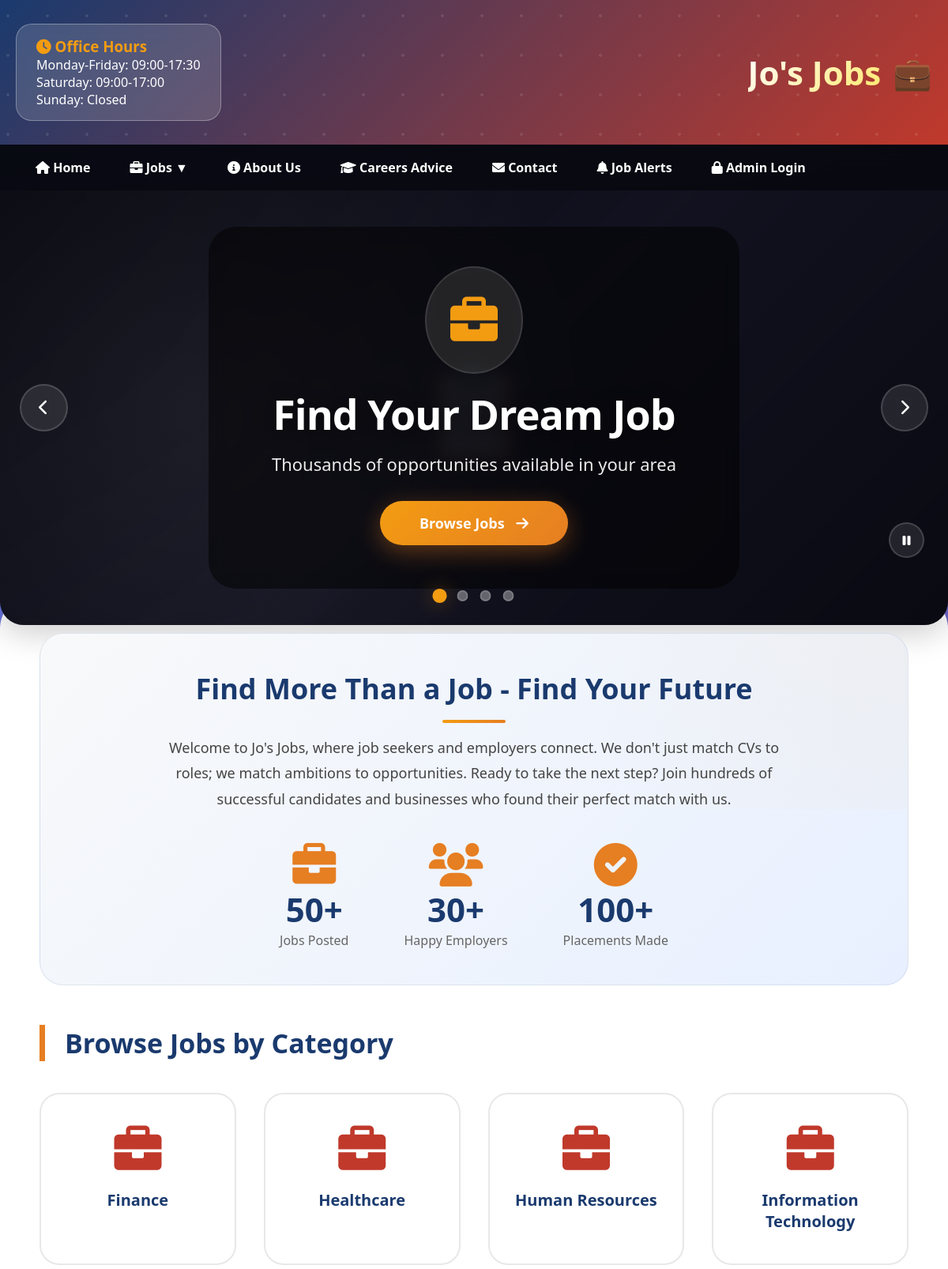
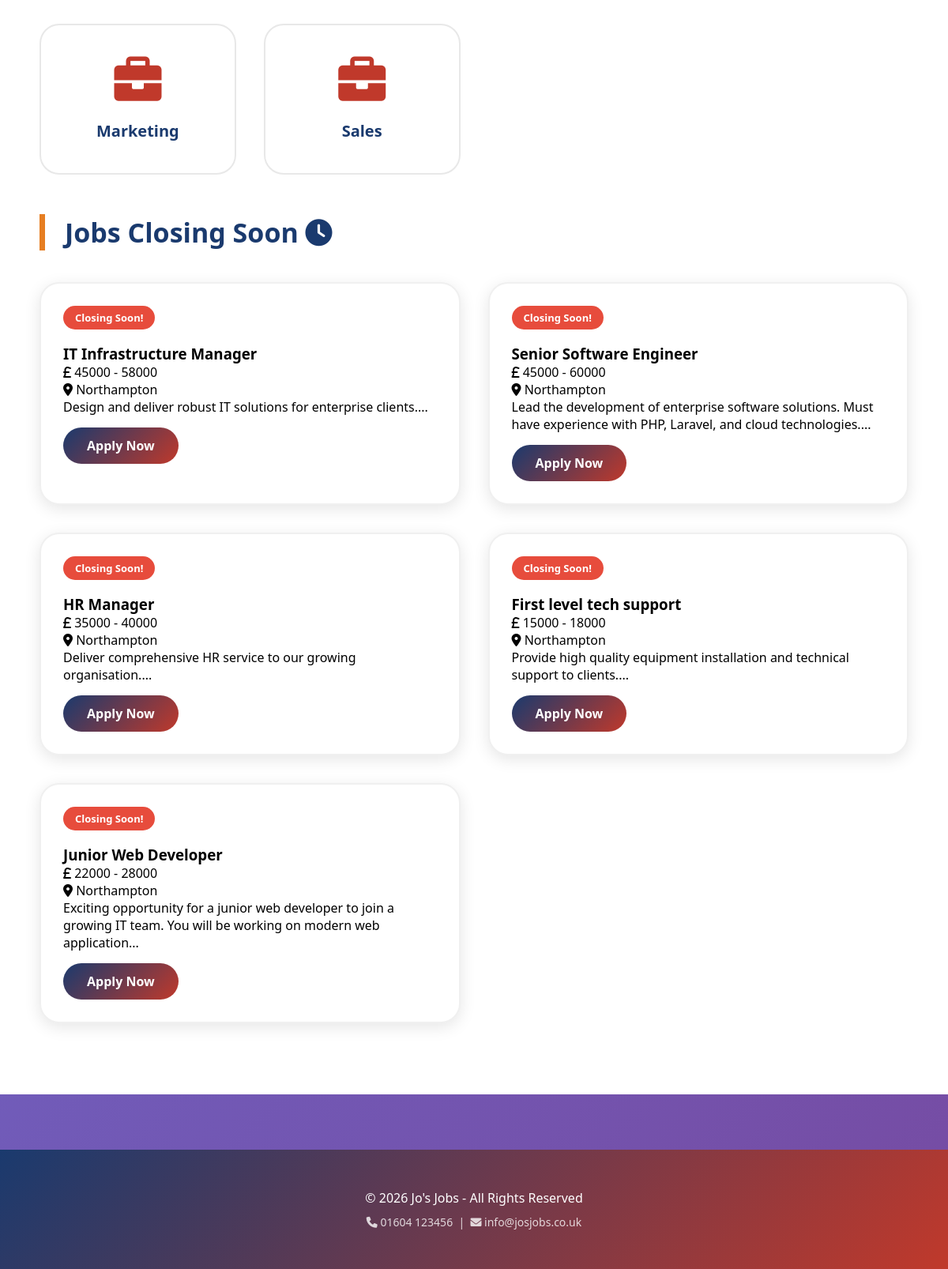
The page /jobs/public/index.php on the database its author committed (2 pictures, top to bottom).
### tables this page shows
CREATE TABLE `category` (
  `id` int(11) NOT NULL AUTO_INCREMENT,
  `name` varchar(45) NOT NULL,
  PRIMARY KEY (`id`)
);

CREATE TABLE `job` (
  `id` int(11) NOT NULL AUTO_INCREMENT,
  `title` varchar(100) NOT NULL,
  `description` longtext NOT NULL,
  `salary` varchar(45) NOT NULL,
  `closingDate` date NOT NULL,
  `categoryId` int(11) NOT NULL,
  `location` varchar(255) NOT NULL,
  `dateReceived` date NOT NULL,
  `archived` tinyint(1) NOT NULL DEFAULT 0,
  `clientId` int(11) DEFAULT NULL,
  PRIMARY KEY (`id`),
  KEY `categoryId` (`categoryId`),
  KEY `clientId` (`clientId`),
  CONSTRAINT `job_category_fk` FOREIGN KEY (`categoryId`) REFERENCES `category` (`id`) ON DELETE CASCADE,
  CONSTRAINT `job_client_fk` FOREIGN KEY (`clientId`) REFERENCES `users` (`id`) ON DELETE SET NULL
);

### jobs/src/Controller/HomeController.php (called while the page is built, shortened)
<?php
class HomeController {
    private $authentication;
    public function __construct($authentication) {
        $this->authentication = $authentication;
    }
    public function home() {
        $pdo = getDB();
        $categoryTable = new DatabaseTable($pdo, 'category', 'id');
        $categories = $categoryTable->findAll('name');
        $navCategories = $categories;
        $jobTable = new DatabaseTable($pdo, 'job', 'id');
        $closingSoon = $jobTable->findAll('closingDate ASC', 'archived = 0 AND closingDate >= CURDATE()', [], 5);
        $banners = [
            [
                'title' => 'Find Your Dream Job',
                'subtitle' => 'Thousands of opportunities available in your area',
                'button_text' => 'Browse Jobs',
                'button_link' => '/jobs?id=1',
                'image' => '/images/banners/banner-1.jpg',
                'alt' => 'Find Your Dream Job Banner',
                'bg_color' => '#1a3a6e'
            ],
            [
                'title' => 'Top Employers Are Hiring',
                'subtitle' => 'Apply today and start your career journey',
                'button_text' => 'View Jobs',
                'button_link' => '/jobs?id=1',
                'image' => '/images/banners/banner-2.jpg',
                'alt' => 'Top Employers Banner',
                'bg_color' => '#2c3e50'
            ],
            [
                'title' => 'Career Advice Available',
                'subtitle' => 'Get tips to succeed in your job search',
                'button_text' => 'Read More',
                'button_link' => '/careers',
                'image' => '/images/banners/banner-3.jpg',
                'alt' => 'Career Advice Banner',
                'bg_color' => '#8e44ad'
            ],
            [
                'title' => 'Work With Top Companies',
                'subtitle' => 'Join leading employers in Northampton',
                'button_text' => 'Explore',
                'button_link' => '/jobs?id=2',
                'image' => '/images/banners/banner-4.jpg',
                'alt' => 'Top Companies Banner',
                'bg_color' => '#27ae60'
            ]
        ];
        $auth = $this->authentication;
        include TEMPLATE_PATH . 'home.html.php';
        $content = ob_get_clean();
        include TEMPLATE_PATH . 'layout.html.php';
        return ob_get_clean();
    }
}

### jobs/src/Framework/DatabaseTable.php (called while the page is built, shortened)
<?php
class DatabaseTable {
    private $pdo;
    private $table;
    public function __construct(PDO $pdo, string $table, string $primaryKey) {
        $this->pdo = $pdo;
        $this->table = $table;
    }
    public function findAll($orderBy = null, $where = null, $params = [], $limit = null) {
        $sql = "SELECT * FROM " . $this->table;
        if ($where !== null) {
            $sql .= " WHERE " . $where;
        }
        if ($orderBy !== null) {
            $sql .= " ORDER BY " . $orderBy;
        }
        if ($limit !== null) {
            $sql .= " LIMIT " . (int)$limit;
        }
        $stmt = $this->pdo->prepare($sql);
        $stmt->execute($params);
        return $stmt->fetchAll();
    }
}

### jobs/public/index.php (called while the page is built, shortened)
<?php
function getDB() {
    static $pdo = null;
    if ($pdo === null) {
        try {
            $pdo = new PDO(
                'mysql:host=mysql;dbname=jobs;charset=utf8mb4',
                'student',
                'student'
            );
            $pdo->setAttribute(PDO::ATTR_ERRMODE, PDO::ERRMODE_EXCEPTION);
        } catch (PDOException $e) {
            die('Database connection failed: ' . $e->getMessage());
        }
    }
    return $pdo;
}
$routes = new Routes();
$authentication = new Authentication(new DatabaseTable(getDB(), 'users', 'id'));
$entryPoint = new EntryPoint($routes, $authentication);
$entryPoint->run();

### jobs/src/Framework/Authentication.php (called while the page is built, shortened)
<?php
class Authentication {
    public function isLoggedIn(): bool {
        return isset($_SESSION['user'])
            && (int)$_SESSION['user']['active'] === 1;
    }
}

### jobs/templates/home.html.php (the view, shortened to what this page needs)
<div class="banner-container">
    <?php foreach ($banners as $index => $banner): ?>
    <div class="banner-slide" data-slide="<?php echo $index; ?>">
        <div class="banner-image-wrapper">
            <?php
            $imagePath = $_SERVER['DOCUMENT_ROOT'] . $banner['image'];
            if (file_exists($imagePath)):
            ?>
                <img src="<?php echo $banner['image']; ?>" alt="<?php echo htmlspecialchars($banner['alt']); ?>" class="banner-image">
            <?php else: ?>
                <div class="banner-fallback" style="background: <?php echo $banner['gradient']; ?>; width: 100%; height: 100%;">
                    <div class="banner-fallback-pattern" style="
                        width: 100%;
                        height: 100%;
                        background-image: radial-gradient(circle at 20% 50%, rgba(255,255,255,0.1) 0%, transparent 50%);
                    "></div>
                </div>
            <?php endif; ?>
            <div class="banner-overlay"></div>
        </div>
        <div class="banner-content">
            <div class="banner-icon">
                <?php if ($index === 0): ?>
                    <i class="fas fa-briefcase"></i>
                <?php elseif ($index === 1): ?>
                    <i class="fas fa-building"></i>
                <?php elseif ($index === 2): ?>
                    <i class="fas fa-graduation-cap"></i>
                <?php else: ?>
                    <i class="fas fa-trophy"></i>
                <?php endif; ?>
            </div>
            <h2 class="banner-title"><?php echo htmlspecialchars($banner['title']); ?></h2>
            <p class="banner-subtitle"><?php echo htmlspecialchars($banner['subtitle']); ?></p>
            <a href="<?php echo $banner['button_link']; ?>" class="banner-btn">
                <?php echo htmlspecialchars($banner['button_text']); ?>
                <i class="fas fa-arrow-right"></i>
            </a>
        </div>
    </div>
    <?php endforeach; ?>
    <div class="banner-dots">
        <?php for ($i = 0; $i < count($banners); $i++): ?>
        <div class="banner-dot <?php echo $i === 0 ? 'active' : ''; ?>" data-slide="<?php echo $i; ?>"></div>
        <?php endfor; ?>
    </div>
    <button class="banner-arrow banner-arrow-left" aria-label="Previous slide">
        <i class="fas fa-chevron-left"></i>
    </button>
    <button class="banner-arrow banner-arrow-right" aria-label="Next slide">
        <i class="fas fa-chevron-right"></i>
    </button>
    <button class="banner-play-toggle" aria-label="Toggle auto-play">
        <i class="fas fa-pause"></i>
    </button>
</div>
<div class="main-container">
    <div class="welcome-section">
    <h2>Find More Than a Job - Find Your Future</h2>
    <p>Welcome to Jo's Jobs, where job seekers and employers connect. We don't just match CVs to roles; we match ambitions to opportunities. Ready to take the next step? Join hundreds of successful candidates and businesses who found their perfect match with us.</p>
        <div class="stats-container">
            <div class="stat-box">
                <i class="fas fa-briefcase"></i>
                <span class="stat-number">50+</span>
                <span class="stat-label">Jobs Posted</span>
            </div>
            <div class="stat-box">
                <i class="fas fa-users"></i>
                <span class="stat-number">30+</span>
                <span class="stat-label">Happy Employers</span>
            </div>
            <div class="stat-box">
                <i class="fas fa-check-circle"></i>
                <span class="stat-number">100+</span>
                <span class="stat-label">Placements Made</span>
            </div>
        </div>
    </div>
    <h2 class="section-title">Browse Jobs by Category</h2>
    <ul class="category-grid">
        <?php foreach ($categories as $category): ?>
            <li class="category-card">
                <i class="fas fa-briefcase"></i>
                <a href="/jobs?id=<?php echo (int)$category['id']; ?>"><?php echo htmlspecialchars($category['name']); ?></a>
            </li>
        <?php endforeach; ?>
    </ul>
    <?php if (!empty($closingSoon)): ?>
        <h2 class="section-title">Jobs Closing Soon <i class="fas fa-clock"></i></h2>
        <div class="jobs-grid">
        <?php foreach ($closingSoon as $job): ?>
            <div class="job-card">
                <div class="job-badge urgent">Closing Soon!</div>
                <h3><?php echo htmlspecialchars($job['title']); ?></h3>
                <div class="job-salary"><i class="fas fa-pound-sign"></i> <?php echo htmlspecialchars($job['salary']); ?></div>
                <div class="job-location"><i class="fas fa-map-marker-alt"></i> <?php echo htmlspecialchars($job['location']); ?></div>
                <p><?php echo substr(htmlspecialchars($job['description']), 0, 120); ?>...</p>
                <a href="/apply?id=<?php echo (int)$job['id']; ?>" class="btn-apply">Apply Now</a>
            </div>
        <?php endforeach; ?>
        </div>
    <?php endif; ?>
</div>

### jobs/src/Framework/EntryPoint.php (shortened to what this page needs)
<?php
class EntryPoint {
    private $routes;
    private $authentication;
    public function __construct($routes, $authentication) {
        $this->routes = $routes;
        $this->authentication = $authentication;
    }
    public function run() {
        $route = $this->getRouteFromUrl();
        $method = $_SERVER['REQUEST_METHOD'];
        list($controllerName, $methodName) = $this->routes->getControllerAndMethod($route, $method);
        $controller = new $controllerClass($this->authentication);
        echo $controller->$methodName();
    }
    private function getRouteFromUrl() {
        $path = parse_url($_SERVER['REQUEST_URI'], PHP_URL_PATH);
        $path = ltrim($path, '/');
        return $path;
    }
}

### jobs/templates/layout.html.php (shortened to what this page needs)
<!DOCTYPE html>
<html>
<head>
    <link rel="stylesheet" href="/styles.css">
    <link rel="stylesheet" href="https://cdnjs.cloudflare.com/ajax/libs/font-awesome/6.0.0/css/all.min.css">
</head>
<body>
<header>
    <div class="header-container">
        <div class="office-hours">
            <h3><i class="fas fa-clock"></i> Office Hours</h3>
            <p>Monday-Friday: 09:00-17:30</p>
            <p>Saturday: 09:00-17:00</p>
            <p>Sunday: Closed</p>
        </div>
        <a href="/" class="logo-link">
            <span class="logo-text">Jo's Jobs</span>
            <span class="logo-icon">&#128188;</span>
        </a>
    </div>
</header>
<nav>
    <ul class="nav-menu">
        <li><a href="/"><i class="fas fa-home"></i> Home</a></li>
        <li class="dropdown">
            <a href="#"><i class="fas fa-briefcase"></i> Jobs &#9660;</a>
        </li>
        <li><a href="/about"><i class="fas fa-info-circle"></i> About Us</a></li>
        <li><a href="/careers"><i class="fas fa-graduation-cap"></i> Careers Advice</a></li>
        <li><a href="/contact"><i class="fas fa-envelope"></i> Contact</a></li>
        <li><a href="/alert/subscribe"><i class="fas fa-bell"></i> Job Alerts</a></li>
        <?php
        $user = (isset($auth) && $auth->isLoggedIn()) ? $auth->getUser() : null;
        ?>
        <?php if ($user): ?>
            <?php if ($user['role'] === 'client'): ?>
                <li><a href="/client/jobs"><i class="fas fa-user-tie"></i> My Jobs</a></li>
            <?php else: ?>
                <li><a href="/admin/jobs"><i class="fas fa-cog"></i> Admin</a></li>
            <?php endif; ?>
            <li><a href="/admin/logout"><i class="fas fa-sign-out-alt"></i> Logout (<?php echo htmlspecialchars($user['name']); ?>)</a></li>
        <?php else: ?>
            <li><a href="/admin/login"><i class="fas fa-lock"></i> Admin Login</a></li>
        <?php endif; ?>
    </ul>
</nav>
<main>
    <?php echo $content; ?>
</main>
<footer>
    <div style="max-width:1200px;margin:0 auto;padding:0 20px;">
        <p>&copy; <?php echo date('Y'); ?> Jo's Jobs - All Rights Reserved</p>
        <p style="font-size:14px;opacity:0.8;margin-top:10px;">
            <i class="fas fa-phone"></i> 01604 123456 &nbsp;|&nbsp;
            <i class="fas fa-envelope"></i> info@josjobs.co.uk
        </p>
    </div>
</footer>
</body>
</html>

### jobs/templates/home.html.php (style rules this page uses)
.banner-fallback { display: flex; align-items: center; justify-content: center; position: relative; }
.banner-fallback::after { content: '📋'; font-size: 120px; opacity: 0.15; position: absolute; top: 50%; left: 50%; transform: translate(-50%, -50%); }

### rows shown on the page
category: name "Finance"
category: name "Healthcare"
category: name "Human Resources"
category: name "Information Technology"
category: name "Marketing"
category: name "Sales"
job: title "IT Infrastructure Manager", salary "45000 - 58000", location "Northampton", description "Design and deliver robust IT solutions for enterprise clients."
job: title "Senior Software Engineer", salary "45000 - 60000", location "Northampton", description "Lead the development of enterprise software solutions. Must have experience with PHP, Laravel, and cloud technologies."
job: title "HR Manager", salary "35000 - 40000", location "Northampton", description "Deliver comprehensive HR service to our growing organisation."
job: title "First level tech support", salary "15000 - 18000", location "Northampton", description "Provide high quality equipment installation and technical support to clients."
job: title "Junior Web Developer", salary "22000 - 28000", location "Northampton", description "Exciting opportunity for a junior web developer to join a growing IT team. You will be working on modern web application"

### other values the page prints
$banner['title'] "Find Your Dream Job"
$banner['subtitle'] "Thousands of opportunities available in your area"
$banner['button_text'] "Browse Jobs"
